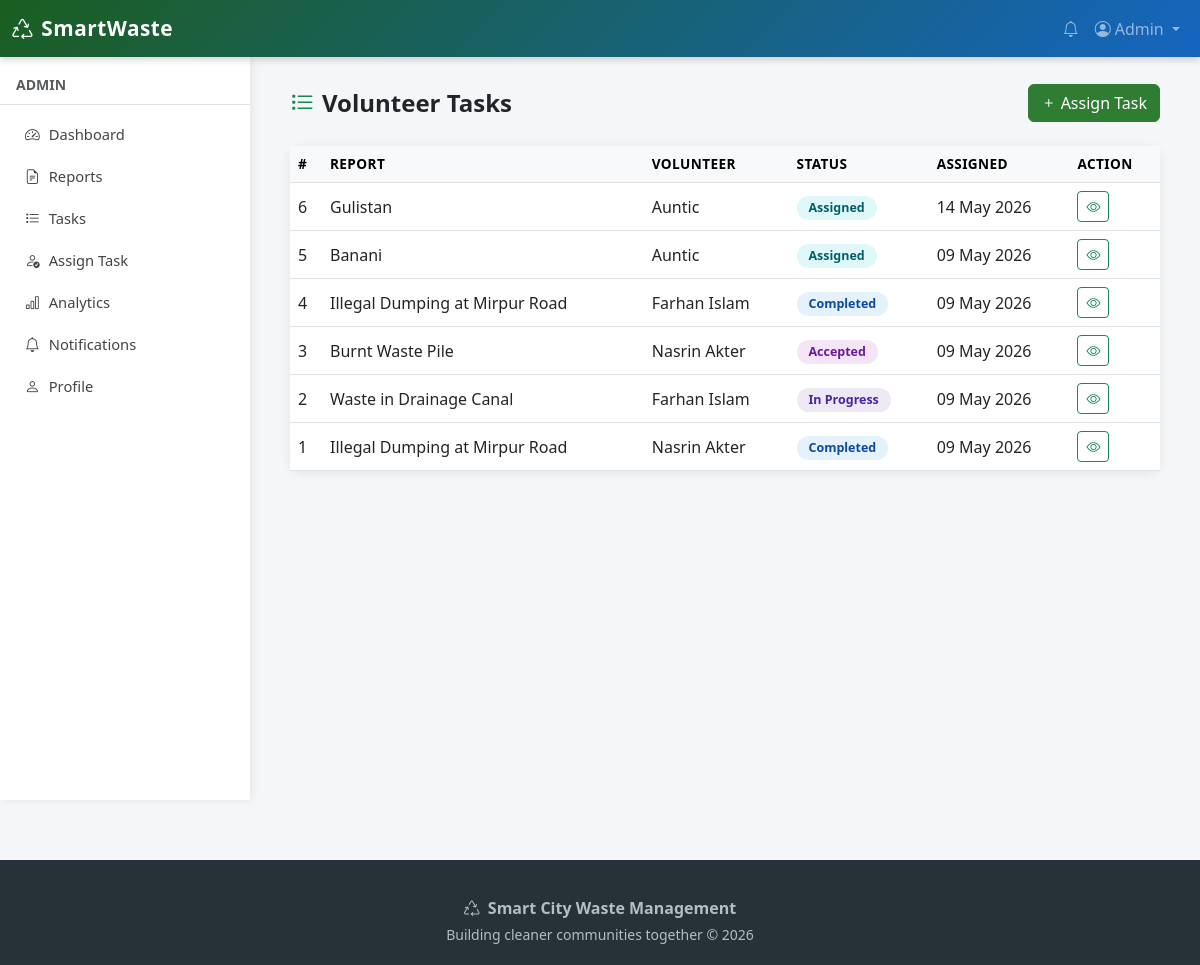
The page /tasks/ (signed in) on the database its author committed.
### users_app/models.py (models this page shows, shortened)
class User(AbstractBaseUser, PermissionsMixin):
    ROLE_CHOICES = [
        ('citizen', 'Citizen'),
        ('volunteer', 'Volunteer'),
        ('admin', 'Admin'),
    ]
    name = models.CharField(max_length=150)
    email = models.EmailField(unique=True)
    phone = models.CharField(max_length=20, blank=True)
    address = models.TextField(blank=True)
    profile_image = models.ImageField(upload_to='profiles/', blank=True, null=True)
    role = models.CharField(max_length=20, choices=ROLE_CHOICES, default='citizen')
    is_active = models.BooleanField(default=True)
    is_staff = models.BooleanField(default=False)
    date_joined = models.DateTimeField(auto_now_add=True)
    reward_points = models.IntegerField(default=0)
    USERNAME_FIELD = 'email'
    REQUIRED_FIELDS = ['name']
    objects = UserManager()
    class Meta:
        verbose_name = 'User'
        verbose_name_plural = 'Users'

### waste_management_app/models.py (models this page shows, shortened)
class VolunteerTask(models.Model):
    STATUS_CHOICES = [
        ('assigned', 'Assigned'),
        ('accepted', 'Accepted'),
        ('in_progress', 'In Progress'),
        ('completed', 'Completed'),
        ('cancelled', 'Cancelled'),
    ]
    report = models.ForeignKey(WasteReport, on_delete=models.CASCADE, related_name='tasks')
    volunteer = models.ForeignKey(settings.AUTH_USER_MODEL, on_delete=models.CASCADE, related_name='tasks')
    assigned_by = models.ForeignKey(settings.AUTH_USER_MODEL, on_delete=models.SET_NULL, null=True, related_name='assigned_tasks')
    assigned_date = models.DateTimeField(auto_now_add=True)
    completion_date = models.DateTimeField(null=True, blank=True)
    status = models.CharField(max_length=20, choices=STATUS_CHOICES, default='assigned')
    notes = models.TextField(blank=True)
    before_cleanup_image = models.ImageField(upload_to='tasks/before/', blank=True, null=True)
    after_cleanup_image = models.ImageField(upload_to='tasks/after/', blank=True, null=True)
    class Meta:
        ordering = ['-assigned_date']

### citizen_reports_app/models.py (models this page shows, shortened)
class WasteReport(models.Model):
    STATUS_CHOICES = [
        ('pending', 'Pending'),
        ('approved', 'Approved'),
        ('assigned', 'Assigned'),
        ('in_progress', 'In Progress'),
        ('completed', 'Completed'),
        ('rejected', 'Rejected'),
    ]
    citizen = models.ForeignKey(settings.AUTH_USER_MODEL, on_delete=models.CASCADE, related_name='reports')
    title = models.CharField(max_length=200)
    description = models.TextField()
    image = models.ImageField(upload_to='reports/', blank=True, null=True)
    location = models.CharField(max_length=300)
    status = models.CharField(max_length=20, choices=STATUS_CHOICES, default='pending')
    report_date = models.DateTimeField(auto_now_add=True)
    approved_by = models.ForeignKey(settings.AUTH_USER_MODEL, on_delete=models.SET_NULL, null=True, blank=True, related_name='approved_reports')
    completion_image = models.ImageField(upload_to='completions/', blank=True, null=True)
    updated_at = models.DateTimeField(auto_now=True)
    class Meta:
        ordering = ['-report_date']
        verbose_name = 'Waste Report'
        verbose_name_plural = 'Waste Reports'

### waste_management_app/views.py (the view)
# urls.py: path('', views.task_list_view, name='task_list'),
@login_required
def task_list_view(request):
    user = request.user
    if user.role == 'admin':
        tasks = VolunteerTask.objects.all()
    else:
        tasks = VolunteerTask.objects.filter(volunteer=user)
    return render(request, 'waste_management_app/task_list.html', {'tasks': tasks})

### waste_management_app/templates/waste_management_app/task_list.html (shortened to what this page needs)
{% extends 'base.html' %}
{% block content %}
<div class="container-fluid">
    <div class="d-flex justify-content-between align-items-center mb-4">
        <h4 class="fw-bold mb-0"><i class="bi bi-list-task me-2 text-success"></i>Volunteer Tasks</h4>
        {% if user.role == 'admin' %}
        <a href="{% url 'task_form' %}" class="btn btn-success"><i class="bi bi-plus me-1"></i>Assign Task</a>
        {% endif %}
    </div>
    <div class="card">
        <div class="table-responsive">
            <table class="table table-hover mb-0">
                <thead class="table-light">
                    <tr><th>#</th><th>Report</th><th>Volunteer</th><th>Status</th><th>Assigned</th><th>Action</th></tr>
                </thead>
                <tbody>
                    {% for task in tasks %}
                    <tr>
                        <td>{{ task.pk }}</td>
                        <td>{{ task.report.title|truncatechars:30 }}</td>
                        <td>{{ task.volunteer.name }}</td>
                        <td><span class="status-badge badge-{{ task.status }}">{{ task.get_status_display }}</span></td>
                        <td>{{ task.assigned_date|date:"d M Y" }}</td>
                        <td><a href="{% url 'task_detail' task.pk %}" class="btn btn-sm btn-outline-success"><i class="bi bi-eye"></i></a></td>
                    </tr>
                    {% empty %}
                    <tr><td colspan="6" class="text-center text-muted py-4">No tasks found.</td></tr>
                    {% endfor %}
                </tbody>
            </table>
        </div>
    </div>
</div>
{% endblock %}

### templates/base.html (shortened to what this page needs)
{% load static %}
<!DOCTYPE html>
<html lang="en">
<head>
    <link href="https://cdn.jsdelivr.net/npm/bootstrap@5.3.0/dist/css/bootstrap.min.css" rel="stylesheet">
    <link href="https://cdn.jsdelivr.net/npm/bootstrap-icons@1.10.0/font/bootstrap-icons.css" rel="stylesheet">
    <link href="{% static 'css/style.css' %}" rel="stylesheet">
</head>
<body>
<nav class="navbar navbar-expand-lg navbar-dark fixed-top">
    <div class="container-fluid">
        <a class="navbar-brand" href="{% url 'home' %}">
            <i class="bi bi-recycle me-2"></i>SmartWaste
        </a>
        <div class="collapse navbar-collapse" id="navbarNav">
            <ul class="navbar-nav ms-auto align-items-center">
                {% if user.is_authenticated %}
                <li class="nav-item">
                    <a class="nav-link" href="{% url 'notification_list' %}">
                        <i class="bi bi-bell"></i>
                    </a>
                </li>
                <li class="nav-item dropdown">
                    <a class="nav-link dropdown-toggle" href="#" data-bs-toggle="dropdown">
                        <i class="bi bi-person-circle me-1"></i>{{ user.name }}
                    </a>
                </li>
                {% else %}
                <li class="nav-item"><a class="nav-link" href="{% url 'login' %}">Login</a></li>
                <li class="nav-item"><a class="nav-link btn btn-light text-dark px-3 ms-2" href="{% url 'register' %}">Register</a></li>
                {% endif %}
            </ul>
        </div>
    </div>
</nav>
{% if user.is_authenticated %}
<div class="sidebar pt-3">
    <div class="px-3 pb-2 mb-2 border-bottom">
        <small class="text-muted text-uppercase fw-bold">{{ user.get_role_display }}</small>
    </div>
    <ul class="nav flex-column">
        <li class="nav-item"><a class="nav-link" href="{% url 'dashboard' %}"><i class="bi bi-speedometer2"></i>Dashboard</a></li>
        <li class="nav-item"><a class="nav-link" href="{% url 'report_list' %}"><i class="bi bi-file-earmark-text"></i>Reports</a></li>
        {% if user.role == 'admin' %}
        <li class="nav-item"><a class="nav-link" href="{% url 'task_list' %}"><i class="bi bi-list-task"></i>Tasks</a></li>
        <li class="nav-item"><a class="nav-link" href="{% url 'task_form' %}"><i class="bi bi-person-check"></i>Assign Task</a></li>
        <li class="nav-item"><a class="nav-link" href="{% url 'analytics_dashboard' %}"><i class="bi bi-bar-chart"></i>Analytics</a></li>
        {% endif %}
        <li class="nav-item"><a class="nav-link" href="{% url 'notification_list' %}"><i class="bi bi-bell"></i>Notifications</a></li>
        <li class="nav-item"><a class="nav-link" href="{% url 'profile' %}"><i class="bi bi-person"></i>Profile</a></li>
    </ul>
</div>
<div class="main-content">
{% else %}
<div class="pt-5 mt-3">
{% endif %}
    {% block content %}{% endblock %}
</div>
<footer>
    <div class="container text-center">
        <p class="mb-1"><i class="bi bi-recycle me-2"></i><strong>Smart City Waste Management</strong></p>
        <p class="small mb-0">Building cleaner communities together &copy; 2026</p>
    </div>
</footer>
</body>
</html>

### static/css/style.css (style rules this page uses)
:root { --primary: #2e7d32; --primary-light: #4caf50; --primary-dark: #1b5e20; --secondary: #1565c0; --accent: #f57c00; --danger: #c62828; --bg: #f4f6f8; --card-shadow: 0 2px 12px rgba(0,0,0,0.08); }
body { background: var(--bg); font-family: 'Segoe UI', Tahoma, Geneva, Verdana, sans-serif; }
a { text-decoration: none; }
.navbar { background: linear-gradient(135deg, var(--primary-dark) 0%, var(--secondary) 100%) !important; box-shadow: 0 2px 8px rgba(0,0,0,0.2); }
.navbar-brand { font-weight: 800; font-size: 1.3rem; letter-spacing: 0.5px; }
.sidebar { width: 250px; min-height: calc(100vh - 56px); background: #ffffff; box-shadow: 2px 0 8px rgba(0,0,0,0.07); position: fixed; top: 56px; left: 0; z-index: 99; overflow-y: auto; }
.sidebar .nav-link { color: #444; padding: 10px 22px; border-left: 3px solid transparent; transition: all 0.2s ease; font-size: 0.92rem; }
.sidebar .nav-link i { margin-right: 9px; width: 18px; text-align: center; }
.main-content { margin-left: 250px; margin-top: 56px; padding: 28px; min-height: calc(100vh - 56px); }
.card { border: none; border-radius: 12px; box-shadow: var(--card-shadow); transition: transform 0.15s ease, box-shadow 0.15s ease; }
.status-badge { display: inline-block; padding: 3px 12px; border-radius: 20px; font-size: 0.78rem; font-weight: 600; }
.badge-assigned { background: #e0f7fa; color: #006064; }
.badge-in_progress { background: #ede7f6; color: #4527a0; }
.badge-completed { background: #e3f2fd; color: #0d47a1; }
.badge-accepted { background: #f3e5f5; color: #6a1b9a; }
.btn-success { background: var(--primary); border-color: var(--primary); }
.table th { font-weight: 600; font-size: 0.85rem; text-transform: uppercase; letter-spacing: 0.4px; }
.table td { vertical-align: middle; }
footer { background: #263238; color: #b0bec5; padding: 36px 0 20px; margin-top: 60px; }

### rows shown on the page
User: name "Admin", role "ADMIN"
VolunteerTask: pk "6", report "Gulistan", volunteer.name "Auntic", status "Assigned", assigned_date "14 May 2026"
VolunteerTask: pk "5", report "Banani", volunteer.name "Auntic", status "Assigned", assigned_date "09 May 2026"
VolunteerTask: pk "4", report "Illegal Dumping at Mirpur Road", volunteer.name "Farhan Islam", status "Completed", assigned_date "09 May 2026"
VolunteerTask: pk "3", report "Burnt Waste Pile", volunteer.name "Nasrin Akter", status "Accepted", assigned_date "09 May 2026"
VolunteerTask: pk "2", report "Waste in Drainage Canal", volunteer.name "Farhan Islam", status "In Progress", assigned_date "09 May 2026"
VolunteerTask: pk "1", report "Illegal Dumping at Mirpur Road", volunteer.name "Nasrin Akter", status "Completed", assigned_date "09 May 2026"
